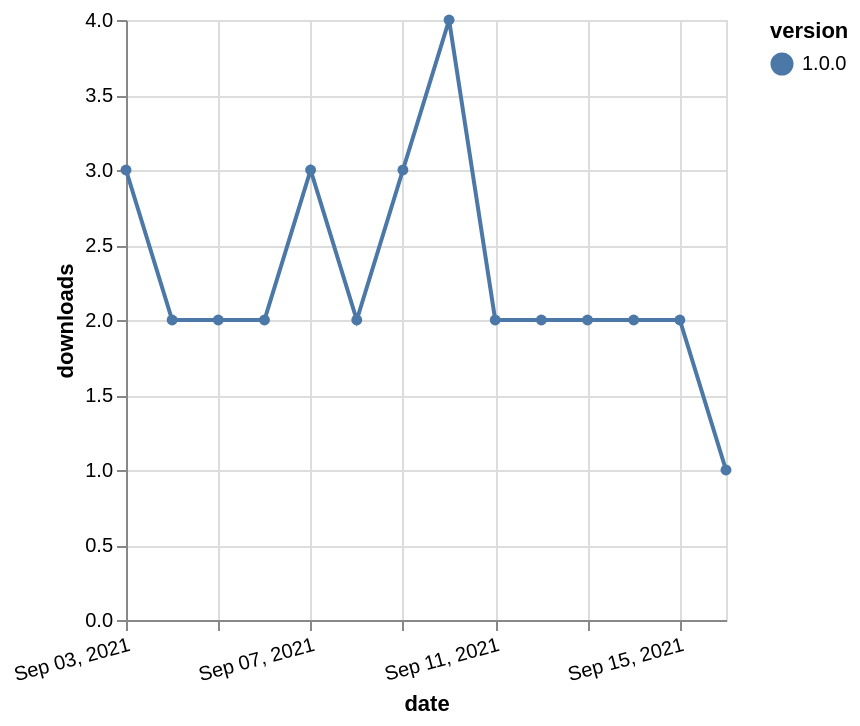

Vega-Lite specification for this chart:
### Vega-Lite specification from a JSON file in a GitHub repository (floating-point values rounded to 4 significant figures)
{"$schema": "https://vega.github.io/schema/vega-lite/v5.json", "description": "A simple bar chart with embedded data.", "data": {"values": [{"date": "2021-09-03", "total": 232, "delta": 3, "version": "1.0.0"}, {"date": "2021-09-04", "total": 234, "delta": 2, "version": "1.0.0"}, {"date": "2021-09-05", "total": 236, "delta": 2, "version": "1.0.0"}, {"date": "2021-09-06", "total": 238, "delta": 2, "version": "1.0.0"}, {"date": "2021-09-07", "total": 241, "delta": 3, "version": "1.0.0"}, {"date": "2021-09-08", "total": 243, "delta": 2, "version": "1.0.0"}, {"date": "2021-09-09", "total": 246, "delta": 3, "version": "1.0.0"}, {"date": "2021-09-10", "total": 250, "delta": 4, "version": "1.0.0"}, {"date": "2021-09-11", "total": 252, "delta": 2, "version": "1.0.0"}, {"date": "2021-09-12", "total": 254, "delta": 2, "version": "1.0.0"}, {"date": "2021-09-13", "total": 256, "delta": 2, "version": "1.0.0"}, {"date": "2021-09-14", "total": 258, "delta": 2, "version": "1.0.0"}, {"date": "2021-09-15", "total": 260, "delta": 2, "version": "1.0.0"}, {"date": "2021-09-16", "total": 261, "delta": 1, "version": "1.0.0"}]}, "width": "container", "mark": {"type": "line", "point": {"filled": true}}, "encoding": {"x": {"field": "date", "type": "temporal", "timeUnit": "yearmonthdate", "title": "date", "axis": {"labelAngle": -15}}, "y": {"field": "delta", "type": "quantitative", "title": "downloads"}, "color": {"field": "version", "type": "nominal"}, "tooltip": {"field": "delta"}}}
